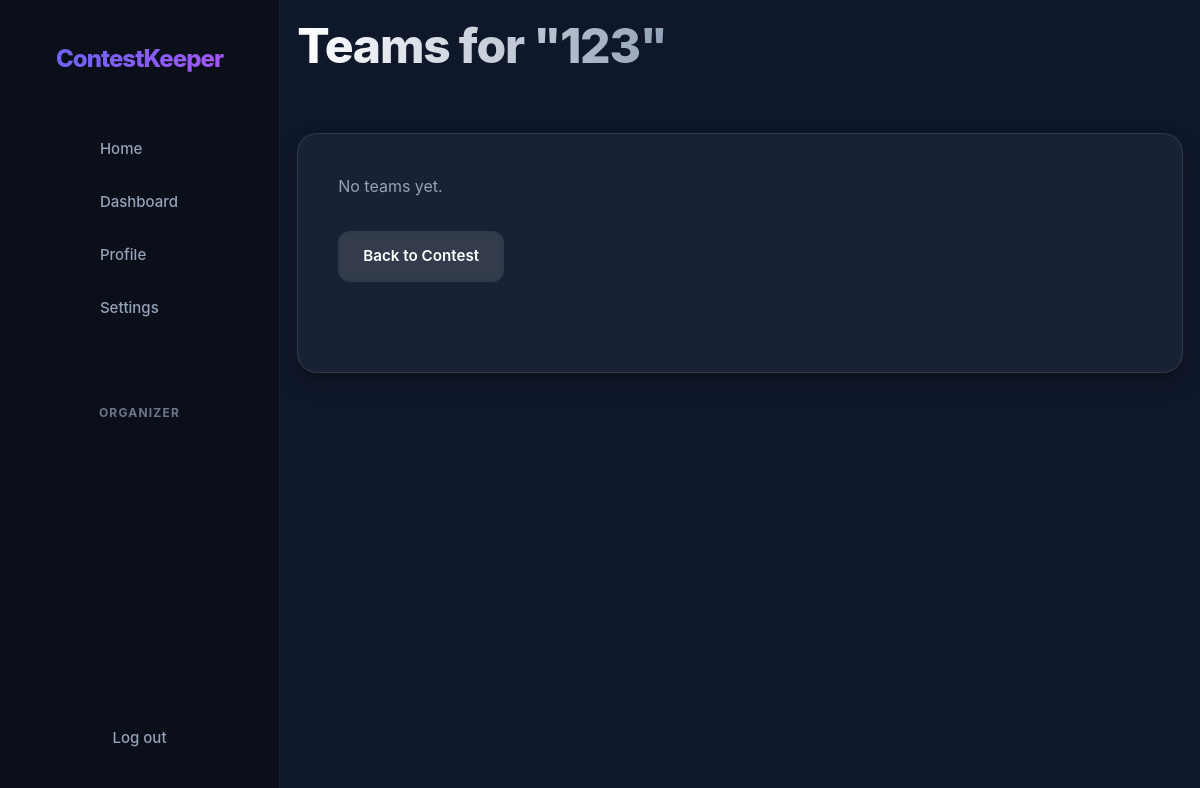
Page /contests/4/teams/ (signed in) on the earlier database version.
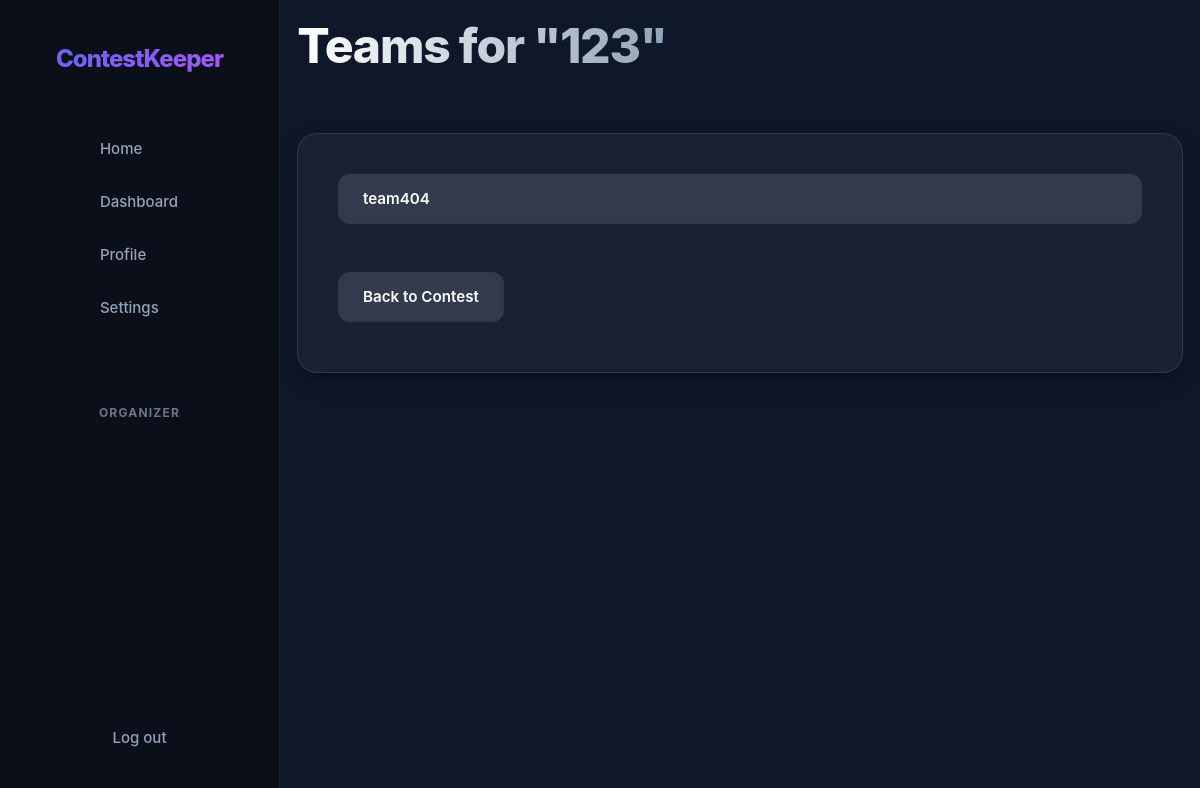
Same page on the later database version.
### app/models.py (models this page shows, shortened)
class User(AbstractUser):
    first_name = None
    last_name = None
    class Role(models.TextChoices):
        ORGANIZER = "ORGANIZER", "Organizer"
        JURY = "JURY", "Jury"
        PARTICIPANT = "PARTICIPANT", "Participant"
    username = models.CharField(max_length=20, unique=True)
    bio = models.CharField(max_length=200, blank=True)
    role = models.CharField(choices=Role.choices, default=Role.PARTICIPANT)

class Contest(models.Model):
    class Status(models.TextChoices):
        DRAFT = "DRAFT", "Draft"
        REGISTRATION = "REGISTRATION", "Registration"
        RUNNING = "RUNNING", "Running"
        FINISHED = "FINISHED", "Finished"
    name = models.CharField(max_length=20)
    description = models.TextField(max_length=200)
    start_date = models.DateTimeField()
    end_date = models.DateTimeField()
    organizer = models.ForeignKey(User, on_delete=models.CASCADE, related_name="organized_contests", null=True, blank=True)
    status = models.CharField(choices=Status.choices, default=Status.DRAFT)
    is_draft = models.BooleanField(default=True)
    jurys = models.ManyToManyField(User, related_name="judged_contests", blank=True)
    participants = models.ManyToManyField(User, related_name="participated_contests", blank=True)
    teams = models.ManyToManyField(Team, related_name="teams_in_contests", blank=True)

class Team(models.Model):
    class Status(models.TextChoices):
        DRAFT = "DRAFT", "Draft"
        ACTIVE = "ACTIVE", "Active"
    name = models.CharField(max_length=20)
    description = models.TextField(max_length=200, blank=True)
    status = models.CharField(choices=Status.choices, default=Status.DRAFT)
    participants = models.ManyToManyField(User, related_name="participated_teams")

### app/views.py (the view)
# urls.py: path("<int:pk>/teams/", views.ViewTeamsView.as_view(), name="contest_teams"),
class ViewTeamsView(RedirectToRegisterMixin, View):
    def get(self, request, pk):
        contest = get_object_or_404(Contest, pk=pk)
        return render(request, "app/teams.html", {"contest": contest, "teams": contest.teams.all()})

### app/templates/app/teams.html (shortened to what this page needs)
{% load static %}
<!DOCTYPE html>
<html lang="en">
<head>
    <link rel="stylesheet" href="{% static 'css/common.css' %}">
</head>
<body>
    {% include "app/nav.html" %}
    <main class="dashboard-container">
        <header class="dashboard-header">
            <h1 id="h1">Teams for "{{ contest.name }}"</h1>
        </header>
        <div class="glass-panel">
            {% if teams %}
            <ul style="list-style: none; padding: 0;">
                {% for team in teams %}
                <li style="margin-bottom: 1rem;">
                    <a href="{% url 'team_detail' pk=contest.pk ck=team.pk %}" class="btn btn-secondary"
                        style="width: 100%; justify-content: flex-start;">{{ team.name }}</a>
                </li>
                {% endfor %}
            </ul>
            {% else %}
            <p style="color: var(--text-muted);">No teams yet.</p>
            {% endif %}
            <div style="margin-top: 2rem;">
                <a href="{% url 'contest_detail' pk=contest.pk %}" class="btn btn-secondary">Back to Contest</a>
            </div>
        </div>
    </main>
</body>
</html>

### app/templates/app/nav.html (shortened to what this page needs)
{% load static %}
<nav id="nav">
    <div class="nav-container">
        <a href="{% url 'home' %}" class="nav-logo">ContestKeeper</a>
        <div class="nav-links">
            <button data-url="{% url 'home' %}" class="nav-link" id="homeBtn">Home</button>
            <button data-url="{% url 'dashboard' %}" class="nav-link" id="dashboardBtn">Dashboard</button>
            <button data-url="{% url 'profile' %}" class="nav-link" id="profileBtn">Profile</button>
            <button data-url="#" class="nav-link" id="settingsBtn">Settings</button>
            {% if user.is_authenticated %}
            <span class="nav-user">{{ user.username }}</span>
            <form method="post" action="{% url 'logout' %}" class="nav-logout-form">
                <button type="submit" class="nav-link">Log out</button>
            </form>
            {% else %}
            <a href="{% url 'register' %}" class="nav-link">Register</a>
            <a href="{% url 'login' %}" class="nav-link">Log in</a>
            {% endif %}
        </div>
    </div>
</nav>
<link rel="stylesheet" href="{% static 'css/nav.css' %}">

### app/static/css/common.css (style rules this page uses)
:root { --primary: #6366f1; --primary-hover: #4f46e5; --secondary: #a855f7; --bg-dark: #0f172a; --bg-card: rgba(30, 41, 59, 0.7); --text-main: #f8fafc; --text-muted: #94a3b8; --border: rgba(255, 255, 255, 0.1); --glass: rgba(255, 255, 255, 0.05); --glass-hover: rgba(255, 255, 255, 0.1); --shadow-lg: 0 10px 25px -5px rgba(0, 0, 0, 0.3), 0 8px 10px -6px rgba(0, 0, 0, 0.3); }
* { margin: 0; box-sizing: border-box; }
body { background-color: var(--bg-dark); color: var(--text-main); font-family: 'Inter', -apple-system, BlinkMacSystemFont, "Segoe UI", Roboto, Helvetica, Arial, sans-serif; line-height: 1.6; min-height: 100vh; }
.dashboard-container { width: 98%; margin: 0 auto; padding: 0.5rem; }
h1, h2, h3 { color: var(--text-main); letter-spacing: -0.025em; }
#h1 { font-size: 3rem; font-weight: 800; background: linear-gradient(to right, #fff, #94a3b8); -webkit-background-clip: text; background-clip: text; -webkit-text-fill-color: transparent; }
.glass-panel, .contest-card { display: flex; background: var(--bg-card); backdrop-filter: blur(12px); -webkit-backdrop-filter: blur(12px); border: 1px solid var(--border); border-radius: 1.25rem; transition: all 0.4s cubic-bezier(0.4, 0, 0.2, 1); box-shadow: var(--shadow-lg); min-height: 30vh; min-width: 320px; padding: 2.5rem; flex-direction: column; }
.btn { display: inline-flex; align-items: center; justify-content: center; padding: 0.75rem 1.5rem; border-radius: 0.75rem; font-weight: 600; font-size: 0.95rem; font-family: inherit; text-decoration: none; transition: all 0.2s ease; cursor: pointer; border: 1px solid transparent; gap: 0.5rem; }
.btn-secondary { background: rgba(255, 255, 255, 0.1); color: white; backdrop-filter: blur(4px); }
.dashboard-header { display: flex; justify-content: space-between; align-items: center; margin-bottom: 3rem; }
:root { --nav-bg: rgba(15, 15, 20, 0.8); --accent: #7d5fff; --text: #ffffff; }
.nav-container { max-width: 1200px; margin: 0 auto; display: flex; justify-content: space-between; align-items: center; }
.nav-logo { font-size: 1.5rem; font-weight: bold; color: var(--text); text-decoration: none; letter-spacing: 1px; }
.nav-links { list-style: none; display: flex; gap: 2rem; align-items: center; }

### app/static/css/nav.css (style rules this page uses)
:root { --nav-bg: #0b0f1a; --nav-glass: rgba(15, 23, 42, 0.85); --nav-link-hover: rgba(255, 255, 255, 0.04); --nav-link-active: rgba(99, 102, 241, 0.1); --nav-border: rgba(255, 255, 255, 0.08); --nav-primary: #6366f1; --nav-secondary: #a855f7; --nav-text-main: #f8fafc; --nav-text-muted: #94a3b8; --nav-width: 280px; }
body { padding-left: var(--nav-width); background-color: #0f172a; transition: padding 0.3s ease; }
#nav { background: var(--nav-bg); color: var(--nav-text-main); width: var(--nav-width); height: 100vh; position: fixed; top: 0; left: 0; border-right: 1px solid var(--nav-border); z-index: 1000; display: flex; flex-direction: column; transition: transform 0.4s cubic-bezier(0.4, 0, 0.2, 1); }
.nav-container { display: flex; flex-direction: column; padding: 2.5rem 1.5rem; height: 100%; }
.nav-logo { font-size: 1.5rem; font-weight: 800; color: white; text-decoration: none; margin-bottom: 3rem; display: flex; align-items: center; gap: 0.75rem; background: linear-gradient(135deg, var(--nav-primary) 0%, var(--nav-secondary) 100%); -webkit-background-clip: text; background-clip: text; -webkit-text-fill-color: transparent; letter-spacing: -0.04em; padding: 0 0.5rem; }
.nav-links { display: flex; flex-direction: column; gap: 0.5rem; flex: 1; }
.nav-link { color: var(--nav-text-muted); text-decoration: none; padding: 0.75rem 1rem; border-radius: 0.75rem; transition: all 0.25s cubic-bezier(0.4, 0, 0.2, 1); font-size: 0.9375rem; font-weight: 500; display: flex; align-items: center; text-align: left; background: transparent; border: 1px solid transparent; cursor: pointer; width: 100%; font-family: inherit; position: relative; overflow: hidden; }
.nav-user { padding: 0.5rem 1rem; font-size: 0.75rem; font-weight: 700; color: var(--nav-text-muted); text-transform: uppercase; letter-spacing: 0.1em; opacity: 0.7; }
.nav-logout-form { margin-top: auto; padding-top: 1rem; }

Differences in the rows shown:
added Team: name "team404"
Other differences:
text no longer shown: "No teams yet."
